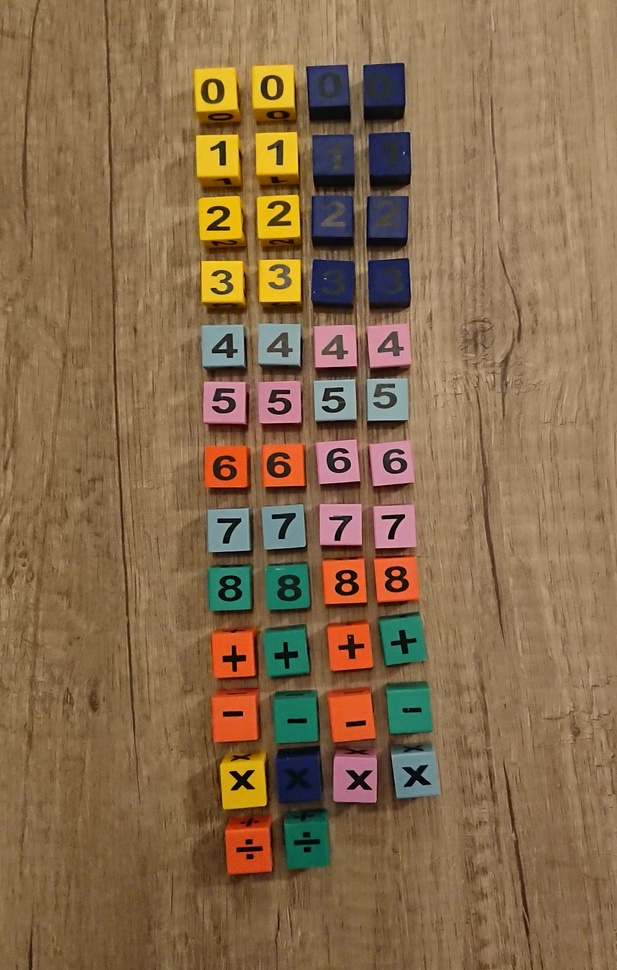
%> input picture PROJECT6/learn_img/img1.jpg, 617 x 970 px, shrunk from 2023 x 3180 before the run
$ octave zadanie1.m   (GNU Octave 9; MATLAB toolbox functions it lacks are replaced by stand-ins)
%> lines starting %> are read from the running program, lines starting %| are printed output that depends on the picture; in (x1, y1, x2, y2) boxes, pixels count from 0 and x2, y2 are one past the last pixel; in counts of white or black regions, pixels touching at a corner belong together; the program's own positions count from 1
### PROJECT6/createMask.m
function [BW,maskedRGBImage] = createMask(RGB)
%createMask  Threshold RGB image using auto-generated code from colorThresholder app.
%  [BW,MASKEDRGBIMAGE] = createMask(RGB) thresholds image RGB using
%  auto-generated code from the colorThresholder app. The colorspace and
%  range for each channel of the colorspace were set within the app. The
%  segmentation mask is returned in BW, and a composite of the mask and
%  original RGB images is returned in maskedRGBImage.

% Auto-generated by colorThresholder app on 27-May-2020
%------------------------------------------------------


% Convert RGB image to chosen color space
I = rgb2hsv(RGB);

% Define thresholds for channel 1 based on histogram settings
channel1Min = 0.000;
channel1Max = 1.000;

% Define thresholds for channel 2 based on histogram settings
channel2Min = 0.000;
channel2Max = 1.000;

% Define thresholds for channel 3 based on histogram settings
channel3Min = 0.000;
channel3Max = 1.000;

% Create mask based on chosen histogram thresholds
sliderBW = (I(:,:,1) >= channel1Min ) & (I(:,:,1) <= channel1Max) & ...
    (I(:,:,2) >= channel2Min ) & (I(:,:,2) <= channel2Max) & ...
    (I(:,:,3) >= channel3Min ) & (I(:,:,3) <= channel3Max);

% Create mask based on selected regions of interest on point cloud projection
I = double(I);
[m,n,~] = size(I);
polyBW = false([m,n]);
I = reshape(I,[m*n 3]);

% Convert HSV color space to canonical coordinates
Xcoord = I(:,2).*I(:,3).*cos(2*pi*I(:,1));
Ycoord = I(:,2).*I(:,3).*sin(2*pi*I(:,1));
I(:,1) = Xcoord;
I(:,2) = Ycoord;
clear Xcoord Ycoord

% Project 3D data into 2D projected view from current camera view point within app
J_white = rotateColorSpace_white(I);
J_darkblue = rotateColorSpace_darkblue(I);
J_lightblue = rotateColorSpace_lightblue(I);
J_pink = rotateColorSpace_pink(I);
J_green = rotateColorSpace_green(I);
J_red = rotateColorSpace_red(I);
J_yellow = rotateColorSpace_yellow(I);

% Apply polygons drawn on point cloud in app
polyBW_white = applyPolygons_white(J_white,polyBW);
polyBW_darkblue = applyPolygons_darkblue(J_darkblue,polyBW);
polyBW_lightblue = applyPolygons_lightblue(J_lightblue,polyBW);
polyBW_pink = applyPolygons_pink(J_pink,polyBW);
polyBW_green = applyPolygons_green(J_green,polyBW);
polyBW_red = applyPolygons_red(J_red,polyBW);
polyBW_yellow = applyPolygons_yellow(J_yellow,polyBW);

% Combine all masks
BW_white = sliderBW & polyBW_white;
BW_darkblue= sliderBW & polyBW_darkblue;
BW_lightblue= sliderBW & polyBW_lightblue;
BW_pink = sliderBW & polyBW_pink;
BW_green = sliderBW & polyBW_green;
BW_red = sliderBW & polyBW_red;
BW_yellow = sliderBW & polyBW_yellow;

BW=BW_white+BW_darkblue+BW_lightblue+BW_pink+BW_green+BW_red+BW_yellow;

% Initialize output masked image based on input image.
maskedRGBImage = RGB;

% Set background pixels where BW is false to zero.
maskedRGBImage(repmat(~BW,[1 1 3])) = 0;

end

function J = rotateColorSpace_white(I)

% Translate the data to the mean of the current image within app
shiftVec = [0.089229 0.041782 0.455921];
I = I - shiftVec;
I = [I ones(size(I,1),1)]';

% Apply transformation matrix
tMat = [0.517442 -0.077279 -0.000000 -0.453568;
    0.018546 0.347667 0.841635 -0.675752;
    0.042298 0.792918 -0.369028 8.364221;
    0.000000 0.000000 0.000000 1.000000];

J = (tMat*I)';
end

function polyBW = applyPolygons_white(J,polyBW)

% Define each manually generated ROI
hPoints(1).data = [-0.572370 -0.228987;
    -0.556646 -0.440360;
    -0.511222 -0.472386;
    -0.469292 -0.405131;
    -0.464050 -0.200163;
    -0.556646 -0.104085];

% Iteratively apply each ROI
for ii = 1:length(hPoints)
    if size(hPoints(ii).data,1) > 2
        in = inpolygon(J(:,1),J(:,2),hPoints(ii).data(:,1),hPoints(ii).data(:,2));
        in = reshape(in,size(polyBW));
        polyBW = polyBW | in;
    end
end

end

function J = rotateColorSpace_lightblue(I)

% Translate the data to the mean of the current image within app
shiftVec = [0.089229 0.041782 0.455921];
I = I - shiftVec;
I = [I ones(size(I,1),1)]';

% Apply transformation matrix
tMat = [-0.519165 0.031165 0.000000 0.481752;
    -0.003241 -0.151150 0.904965 -0.402309;
    -0.018342 -0.855422 -0.159904 9.256964;
    0.000000 0.000000 0.000000 1.000000];

J = (tMat*I)';
end

function polyBW = applyPolygons_lightblue(J,polyBW)

% Define each manually generated ROI
hPoints(1).data = [0.576771 0.123540;
    0.593441 -0.356763;
    0.693462 -0.221505;
    0.716800 0.140102];

% Iteratively apply each ROI
for ii = 1:length(hPoints)
    if size(hPoints(ii).data,1) > 2
        in = inpolygon(J(:,1),J(:,2),hPoints(ii).data(:,1),hPoints(ii).data(:,2));
        in = reshape(in,size(polyBW));
        polyBW = polyBW | in;
    end
end

end

function J = rotateColorSpace_pink(I)

% Translate the data to the mean of the current image within app
shiftVec = [0.089229 0.041782 0.455921];
I = I - shiftVec;
I = [I ones(size(I,1),1)]';

% Apply transformation matrix
tMat = [-0.496399 0.256320 0.000000 0.330327;
    -0.153190 -0.830581 0.000000 0.625207;
    0.000000 0.000000 -0.918984 9.160254;
    0.000000 0.000000 0.000000 1.000000];

J = (tMat*I)';
end

function polyBW = applyPolygons_pink(J,polyBW)

% Define each manually generated ROI
hPoints(1).data = [0.177297 0.813362;
    0.219581 0.671135;
    0.271934 0.703729;
    0.316232 0.801510;
    0.265893 0.902254];

% Iteratively apply each ROI
for ii = 1:length(hPoints)
    if size(hPoints(ii).data,1) > 2
        in = inpolygon(J(:,1),J(:,2),hPoints(ii).data(:,1),hPoints(ii).data(:,2));
        in = reshape(in,size(polyBW));
        polyBW = polyBW | in;
    end
end

end

function J = rotateColorSpace_green(I)

% Translate the data to the mean of the current image within app
shiftVec = [0.089229 0.041782 0.455921];
I = I - shiftVec;
I = [I ones(size(I,1),1)]';

% Apply transformation matrix
tMat = [-0.442390 0.455687 0.000000 0.163664;
    -0.272343 -0.740211 0.000000 0.687906;
    0.000000 0.000000 -0.918984 9.160254;
    0.000000 0.000000 0.000000 1.000000];

J = (tMat*I)';
end

function polyBW = applyPolygons_green(J,polyBW)

% Define each manually generated ROI
hPoints(1).data = [0.214620 0.676495;
    0.400720 0.656933;
    0.595682 0.673235;
    0.584605 0.813424;
    0.482693 0.868848;
    0.416229 0.849286;
    0.327609 0.813424;
    0.258930 0.780822];

% Iteratively apply each ROI
for ii = 1:length(hPoints)
    if size(hPoints(ii).data,1) > 2
        in = inpolygon(J(:,1),J(:,2),hPoints(ii).data(:,1),hPoints(ii).data(:,2));
        in = reshape(in,size(polyBW));
        polyBW = polyBW | in;
    end
end

end

function J = rotateColorSpace_red(I)

% Translate the data to the mean of the current image within app
shiftVec = [0.089229 0.041782 0.455921];
I = I - shiftVec;
I = [I ones(size(I,1),1)]';

% Apply transformation matrix
tMat = [0.226929 0.781915 0.000000 -0.668185;
    -0.467314 0.379701 0.000000 0.231362;
    0.000000 0.000000 -0.918984 9.160254;
    0.000000 0.000000 0.000000 1.000000];

J = (tMat*I)';
end

function polyBW = applyPolygons_red(J,polyBW)

% Define each manually generated ROI
hPoints(1).data = [-0.711225 0.087275;
    -0.496028 0.074608;
    -0.418557 -0.134398;
    -0.702617 -0.299069];

% Iteratively apply each ROI
for ii = 1:length(hPoints)
    if size(hPoints(ii).data,1) > 2
        in = inpolygon(J(:,1),J(:,2),hPoints(ii).data(:,1),hPoints(ii).data(:,2));
        in = reshape(in,size(polyBW));
        polyBW = polyBW | in;
    end
end

end

function J = rotateColorSpace_yellow(I)

% Translate the data to the mean of the current image within app
shiftVec = [0.089229 0.041782 0.455921];
I = I - shiftVec;
I = [I ones(size(I,1),1)]';

% Apply transformation matrix
tMat = [0.258844 0.753649 0.000000 -0.682643;
    -0.450421 0.433101 0.000000 0.184386;
    0.000000 0.000000 -0.918984 9.160254;
    0.000000 0.000000 0.000000 1.000000];

J = (tMat*I)';
end

function polyBW = applyPolygons_yellow(J,polyBW)

% Define each manually generated ROI
hPoints(1).data = [-0.432011 0.305709;
    -0.394636 -0.088995;
    -0.117621 -0.008113;
    -0.069254 0.386591];

% Iteratively apply each ROI
for ii = 1:length(hPoints)
    if size(hPoints(ii).data,1) > 2
        in = inpolygon(J(:,1),J(:,2),hPoints(ii).data(:,1),hPoints(ii).data(:,2));
        in = reshape(in,size(polyBW));
        polyBW = polyBW | in;
    end
end

end

function J = rotateColorSpace_darkblue(I)

% Translate the data to the mean of the current image within app
shiftVec = [0.252235 0.112331 0.594979];
I = I - shiftVec;
I = [I ones(size(I,1),1)]';

% Apply transformation matrix
tMat = [-0.199949 -0.859948 0.000000 0.642567;
    -0.084231 0.049730 0.835573 -0.447807;
    0.533048 -0.314713 0.132035 8.290691;
    0.000000 0.000000 0.000000 1.000000];

J = (tMat*I)';
end

function polyBW = applyPolygons_darkblue(J,polyBW)

% Define each manually generated ROI
hPoints(1).data = [0.822610 -0.716729;
    0.841235 -0.865975;
    0.932292 -0.888502;
    1.240641 -0.167620;
    1.110265 -0.021191;
    0.861930 -0.632251];

% Iteratively apply each ROI
for ii = 1:length(hPoints)
    if size(hPoints(ii).data,1) > 2
        in = inpolygon(J(:,1),J(:,2),hPoints(ii).data(:,1),hPoints(ii).data(:,2));
        in = reshape(in,size(polyBW));
        polyBW = polyBW | in;
    end
end

end

### PROJECT6/segmentImage.m
function [BW,maskedImage] = segmentImage(RGB,MASK)
%segmentImage Segment image using auto-generated code from imageSegmenter app
%  [BW,MASKEDIMAGE] = segmentImage(RGB,MASK) segments image RGB using
%  auto-generated code from the imageSegmenter app. The final segmentation
%  is returned in BW, and a masked image is returned in MASKEDIMAGE.

% Auto-generated by imageSegmenter app on 26-May-2020
%----------------------------------------------------


% Convert RGB image into L*a*b* color space.
X = rgb2lab(RGB);

% Create empty mask.
BW = false(size(X,1),size(X,2));

% Load Mask
BW = MASK;

% Fill holes
BW = imfill(BW, 'holes');

% Open mask with disk
radius = 12;
decomposition = 0;
se = strel('disk', radius, decomposition);
BW = imopen(BW, se);

% Create masked image.
maskedImage = RGB;
maskedImage(repmat(~BW,[1 1 3])) = 255;
end

### PROJECT6/zadanie1.m
clc
clear all
close all

% Load the idx'th images from the directories
image1 = imread('./learn_img/img1.jpg');
%> image1 is the input picture: size 970x617x3 uint8; mean R, G, B 135.6, 107.9, 76.4
image2 = imread('./learn_img/img2.jpg');
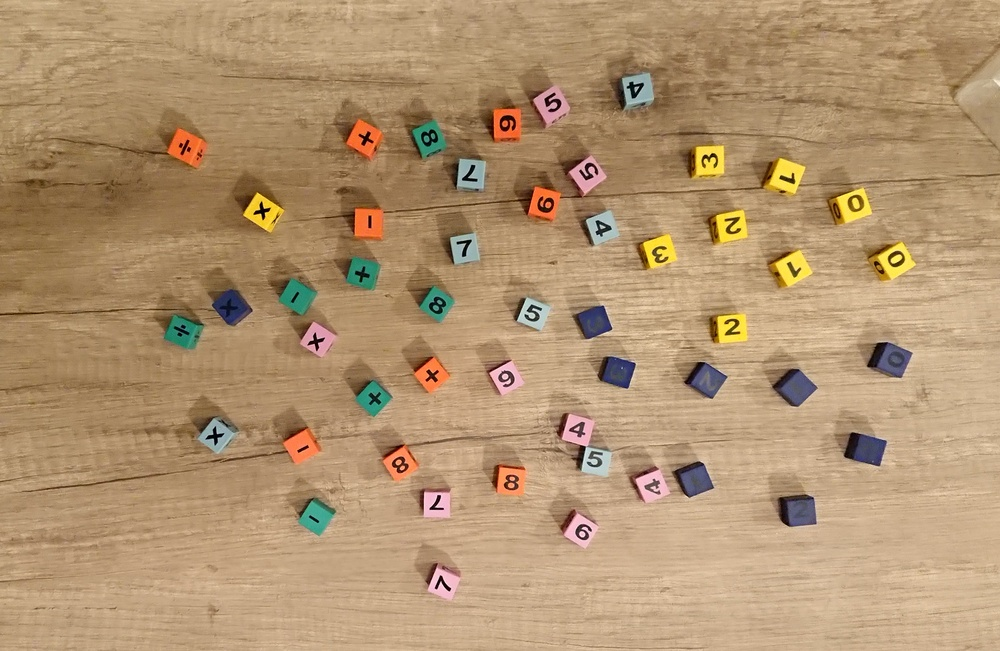
%> input picture PROJECT6/learn_img/img2.jpg, 1000 x 651 px, shrunk from 3280 x 2136 before the run
%> image2 is the input picture: size 651x1000x3 uint8; mean R, G, B 177.5, 147.6, 112.1

rgbImage={image1, image2};
%> rgbImage = 2 items
for i=1:2
    redChannel = rgbImage{i}(:, :, 1);
    greenChannel = rgbImage{i}(:, :, 2);
    blueChannel = rgbImage{i}(:, :, 3);

    % Get means
    meanR(i) =mean( mean(redChannel(1:50,:)));
    meanG(i) =mean( mean(greenChannel(1:50,:)));
    meanB(i) = mean(mean(blueChannel(1:50,:)));
end
%> this loop made 2 passes
%> pass 1, `redChannel = rgbImage{i}(:, :, 1);`:
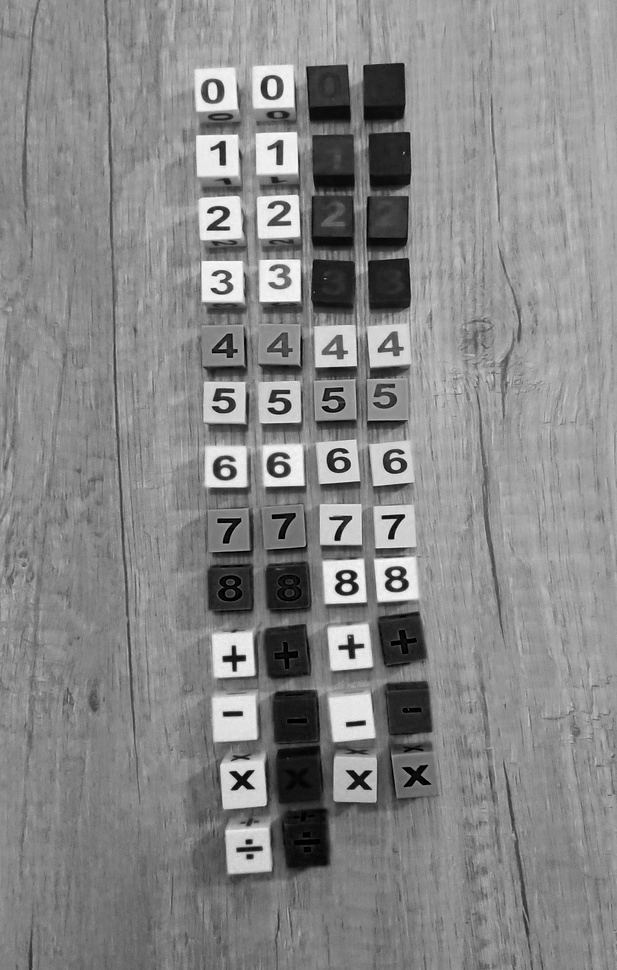
%> redChannel: size 970x617 uint8; min 0, max 255, mean 135.6
%> pass 1, `greenChannel = rgbImage{i}(:, :, 2);`:
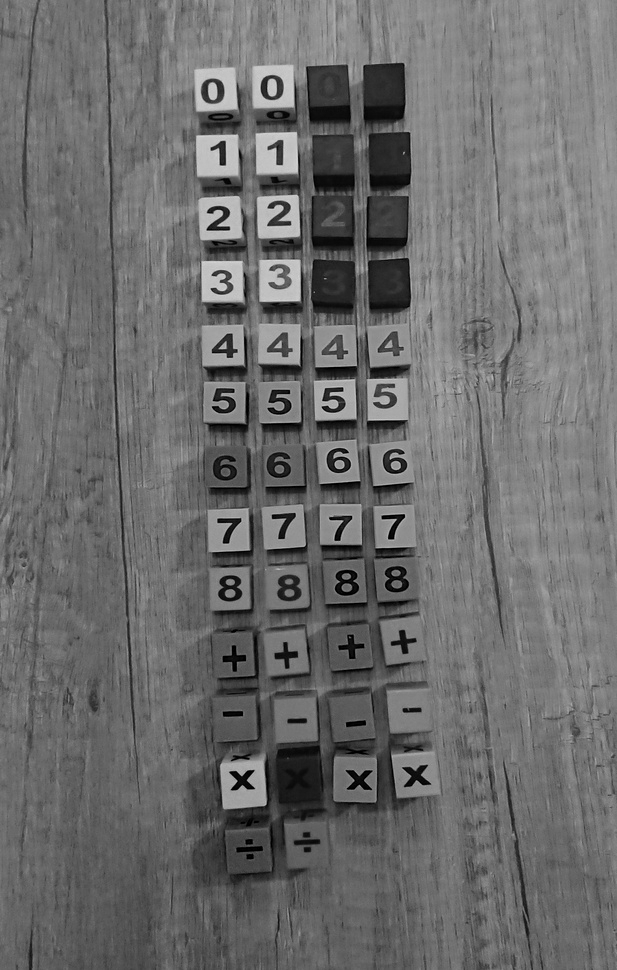
%> greenChannel: size 970x617 uint8; min 0, max 214, mean 107.9
%> pass 1, `blueChannel = rgbImage{i}(:, :, 3);`:
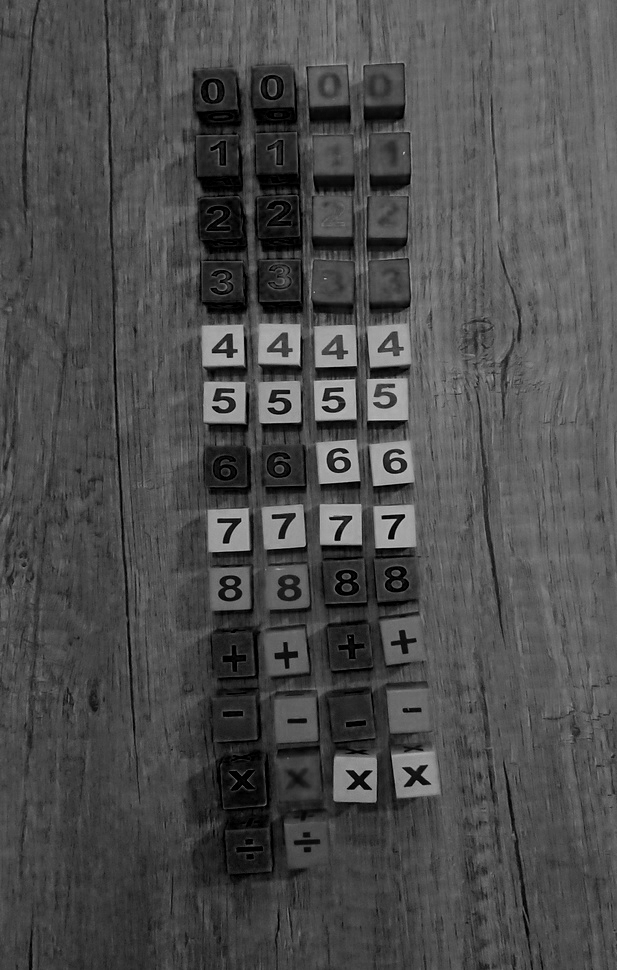
%> blueChannel: size 970x617 uint8; min 0, max 201, mean 76.4
%> pass 2, `redChannel = rgbImage{i}(:, :, 1);`:
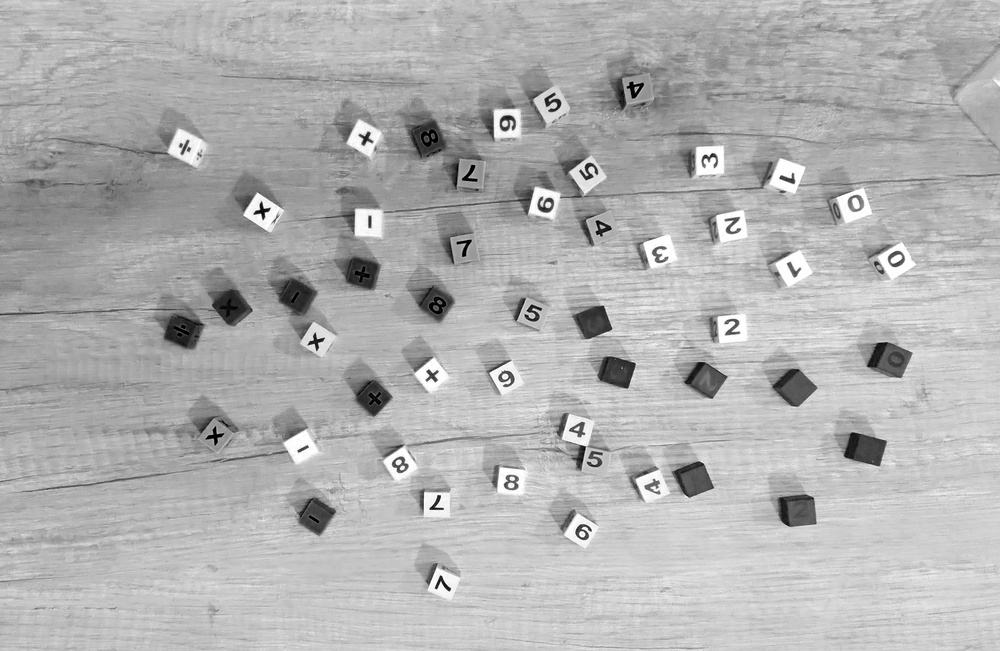
%> redChannel: size 651x1000 uint8; min 0, max 255, mean 177.5
%> after the loop, meanB = [93.21 114.9]; meanG = [129 152.6]; meanR = [156.5 181.4]

avgR=mean(meanR);
%> avgR = 168.9
avgG=mean(meanG);
%> avgG = 140.8
avgB=mean(meanB);
%> avgB = 104.1

I1 = (image1);
I1(:,:,1)=I1(:,:,1)*(avgR/meanR(1));
I1(:,:,2)=I1(:,:,2)*(avgG/meanG(1));
I1(:,:,3)=I1(:,:,3)*(avgB/meanB(1));

I2 = (image2);
I2(:,:,1)=I2(:,:,1)*(avgR/meanR(2));
I2(:,:,2)=I2(:,:,2)*(avgG/meanG(2));
I2(:,:,3)=I2(:,:,3)*(avgB/meanB(2));


% Wybor obrazka do analizy
I=I1;

[BW,maskedRGBImage]=createMask(I);
%> in createMask, `I = rgb2hsv(RGB);`: I: size 970x617x3 double; mean H, S, V 0.147, 0.459, 0.588
%> in createMask, `sliderBW = (I(:,:,1) >= channel1Min ) & (I(:,:,1) <= channel1Max) & (I..`: sliderBW: size 970x617 logical; every value is 1
%> the loop in applyPolygons_white, `for ii = 1:length(hPoints)` made 1 pass
%> pass 1, in applyPolygons_white, `in = reshape(in,size(polyBW));`:
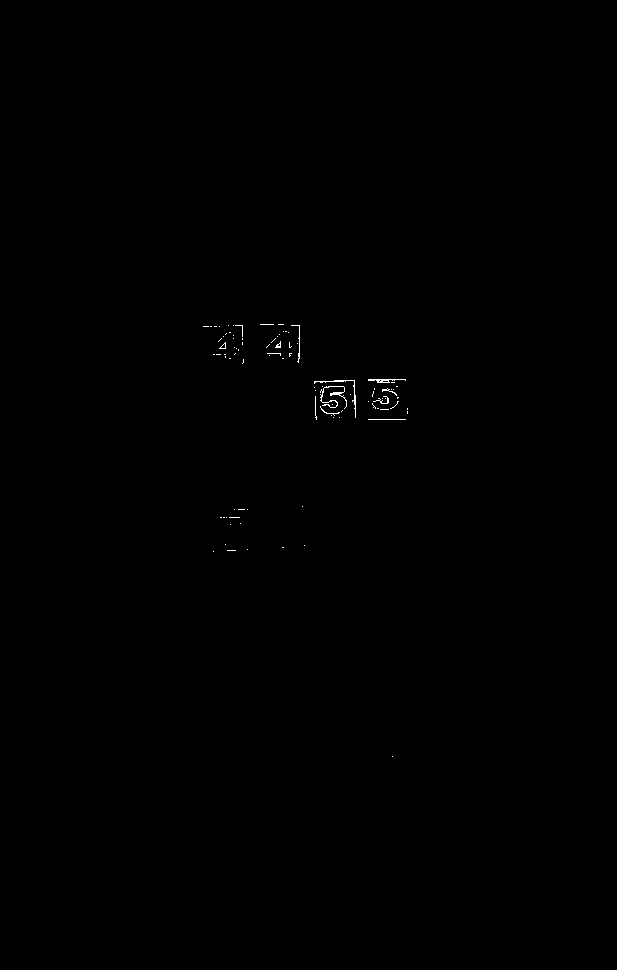
%> in: size 970x617 logical; 0.14% white in thin lines or dots, all inside (x1, y1, x2, y2) = (203, 324, 408, 757)
% [6 lines of commented-out code are left out]


[BW1,segmentedImage]=segmentImage(I,BW);
%> in segmentImage, `X = rgb2lab(RGB);`: X: size 970x617x3 double; mean of channels 1, 2, 3 51.5, 7.3, 21.9
%> in segmentImage, `BW = imopen(BW, se);`: BW: size 970x617 double; values 0 (black) and 1 (white), 11.3% white; 43 white regions, largest, box (x1, y1, x2, y2) and area: (272, 691, 319, 744) 2130, (284, 816, 330, 869) 2092, (386, 683, 432, 734) 2031
%> in segmentImage, `maskedImage(repmat(~BW,[1 1 3])) = 255;`:
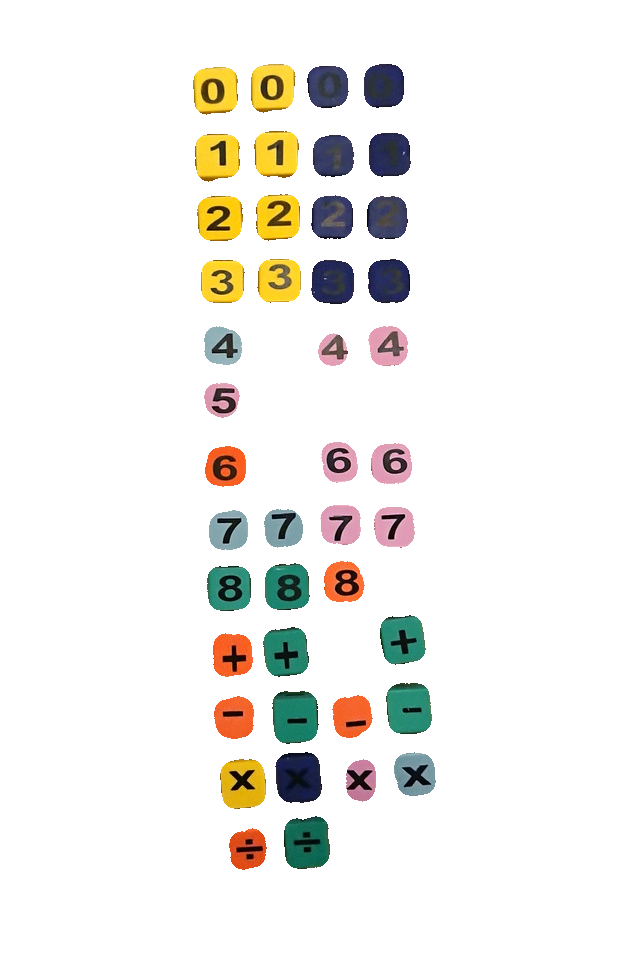
%> maskedImage: size 970x617x3 uint8; mean R, G, B 240.7, 239.1, 235.4
figure;
imshow(BW1);
hold off;
figure;
imshow(segmentedImage);
hold off;

CC=bwconncomp(segmentedImage)
%> CC = 2 connected components

CC_binary=bwconncomp(BW1)
%> CC_binary = 43 connected components
